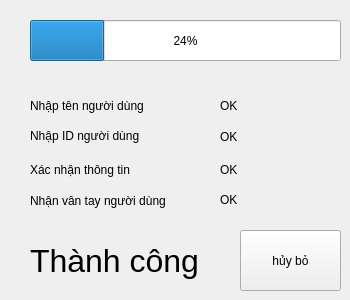
    <widget class="QWidget" name="Menuthemvantay">
     <widget class="QProgressBar" name="progressBar">
      <property name="geometry">
       <rect>
        <x>30</x>
        <y>20</y>
        <width>311</width>
        <height>41</height>
       </rect>
      </property>
      <property name="value">
       <number>24</number>
      </property>
     </widget>
     <widget class="QLabel" name="label_30">
      <property name="geometry">
       <rect>
        <x>30</x>
        <y>90</y>
        <width>141</width>
        <height>31</height>
       </rect>
      </property>
      <property name="text">
       <string>Nhập tên người dùng </string>
      </property>
     </widget>
     <widget class="QLabel" name="Ok1">
      <property name="geometry">
       <rect>
        <x>220</x>
        <y>90</y>
        <width>31</width>
        <height>31</height>
       </rect>
      </property>
      <property name="text">
       <string>OK</string>
      </property>
     </widget>
     <widget class="QLabel" name="label_34">
      <property name="geometry">
       <rect>
        <x>30</x>
        <y>120</y>
        <width>141</width>
        <height>31</height>
       </rect>
      </property>
      <property name="text">
       <string>Nhập ID người dùng</string>
      </property>
     </widget>
     <widget class="QLabel" name="Ok2">
      <property name="geometry">
       <rect>
        <x>220</x>
        <y>130</y>
        <width>47</width>
        <height>13</height>
       </rect>
      </property>
      <property name="text">
       <string>OK</string>
      </property>
     </widget>
     <widget class="QLabel" name="label_36">
      <property name="geometry">
       <rect>
        <x>30</x>
        <y>160</y>
        <width>111</width>
        <height>20</height>
       </rect>
      </property>
      <property name="text">
       <string>Xác nhận thông tin</string>
      </property>
     </widget>
     <widget class="QLabel" name="OK3">
      <property name="geometry">
       <rect>
        <x>220</x>
        <y>160</y>
        <width>31</width>
        <height>20</height>
       </rect>
      </property>
      <property name="text">
       <string>OK</string>
      </property>
     </widget>
     <widget class="QLabel" name="label_38">
      <property name="geometry">
       <rect>
        <x>30</x>
        <y>190</y>
        <width>161</width>
        <height>21</height>
       </rect>
      </property>
      <property name="text">
       <string>Nhận vân tay người dùng</string>
      </property>
     </widget>
     <widget class="QLabel" name="Ok4">
      <property name="geometry">
       <rect>
        <x>220</x>
        <y>190</y>
        <width>31</width>
        <height>20</height>
       </rect>
      </property>
      <property name="text">
       <string>OK</string>
      </property>
     </widget>
     <widget class="QLabel" name="thanhcong">
      <property name="geometry">
       <rect>
        <x>30</x>
        <y>240</y>
        <width>171</width>
        <height>41</height>
       </rect>
      </property>
      <property name="font">
       <font>
        <pointsize>24</pointsize>
       </font>
      </property>
      <property name="text">
       <string>Thành công</string>
      </property>
     </widget>
     <widget class="QPushButton" name="huybo">
      <property name="geometry">
       <rect>
        <x>240</x>
        <y>230</y>
        <width>101</width>
        <height>61</height>
       </rect>
      </property>
      <property name="text">
       <string>hủy bỏ</string>
      </property>
     </widget>
    </widget>
